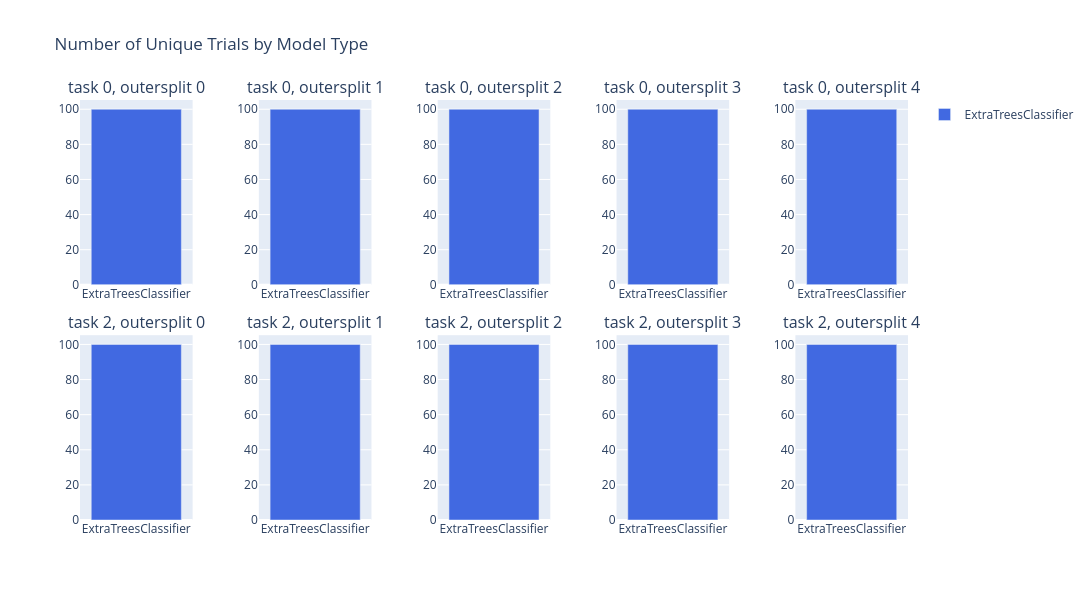

The notebook cell this image was saved under:
### Markdown cell above
### Number of Unique Trials by Model Type

### Code cell
diag.plot_optuna_trial_counts()

### Figure 1 — Plotly figure (JSON) as saved in the notebook; plotly's stock layout.template omitted (floating-point values rounded to 4 significant figures)
{"data": [{"marker": {"color": "royalblue"}, "name": "ExtraTreesClassifier", "showlegend": true, "type": "bar", "x": ["ExtraTreesClassifier"], "xaxis": "x", "y": [100], "yaxis": "y"}, {"marker": {"color": "royalblue"}, "name": "ExtraTreesClassifier", "showlegend": false, "type": "bar", "x": ["ExtraTreesClassifier"], "xaxis": "x2", "y": [100], "yaxis": "y2"}, {"marker": {"color": "royalblue"}, "name": "ExtraTreesClassifier", "showlegend": false, "type": "bar", "x": ["ExtraTreesClassifier"], "xaxis": "x3", "y": [100], "yaxis": "y3"}, {"marker": {"color": "royalblue"}, "name": "ExtraTreesClassifier", "showlegend": false, "type": "bar", "x": ["ExtraTreesClassifier"], "xaxis": "x4", "y": [100], "yaxis": "y4"}, {"marker": {"color": "royalblue"}, "name": "ExtraTreesClassifier", "showlegend": false, "type": "bar", "x": ["ExtraTreesClassifier"], "xaxis": "x5", "y": [100], "yaxis": "y5"}, {"marker": {"color": "royalblue"}, "name": "ExtraTreesClassifier", "showlegend": false, "type": "bar", "x": ["ExtraTreesClassifier"], "xaxis": "x6", "y": [100], "yaxis": "y6"}, {"marker": {"color": "royalblue"}, "name": "ExtraTreesClassifier", "showlegend": false, "type": "bar", "x": ["ExtraTreesClassifier"], "xaxis": "x7", "y": [100], "yaxis": "y7"}, {"marker": {"color": "royalblue"}, "name": "ExtraTreesClassifier", "showlegend": false, "type": "bar", "x": ["ExtraTreesClassifier"], "xaxis": "x8", "y": [100], "yaxis": "y8"}, {"marker": {"color": "royalblue"}, "name": "ExtraTreesClassifier", "showlegend": false, "type": "bar", "x": ["ExtraTreesClassifier"], "xaxis": "x9", "y": [100], "yaxis": "y9"}, {"marker": {"color": "royalblue"}, "name": "ExtraTreesClassifier", "showlegend": false, "type": "bar", "x": ["ExtraTreesClassifier"], "xaxis": "x10", "y": [100], "yaxis": "y10"}], "layout": {"annotations": [{"font": {"size": 16}, "showarrow": false, "text": "task 0, outersplit 0", "x": 0.068, "xanchor": "center", "xref": "paper", "y": 1, "yanchor": "bottom", "yref": "paper"}, {"font": {"size": 16}, "showarrow": false, "text": "task 0, outersplit 1", "x": 0.284, "xanchor": "center", "xref": "paper", "y": 1, "yanchor": "bottom", "yref": "paper"}, {"font": {"size": 16}, "showarrow": false, "text": "task 0, outersplit 2", "x": 0.5, "xanchor": "center", "xref": "paper", "y": 1, "yanchor": "bottom", "yref": "paper"}, {"font": {"size": 16}, "showarrow": false, "text": "task 0, outersplit 3", "x": 0.716, "xanchor": "center", "xref": "paper", "y": 1, "yanchor": "bottom", "yref": "paper"}, {"font": {"size": 16}, "showarrow": false, "text": "task 0, outersplit 4", "x": 0.932, "xanchor": "center", "xref": "paper", "y": 1, "yanchor": "bottom", "yref": "paper"}, {"font": {"size": 16}, "showarrow": false, "text": "task 2, outersplit 0", "x": 0.068, "xanchor": "center", "xref": "paper", "y": 0.44, "yanchor": "bottom", "yref": "paper"}, {"font": {"size": 16}, "showarrow": false, "text": "task 2, outersplit 1", "x": 0.284, "xanchor": "center", "xref": "paper", "y": 0.44, "yanchor": "bottom", "yref": "paper"}, {"font": {"size": 16}, "showarrow": false, "text": "task 2, outersplit 2", "x": 0.5, "xanchor": "center", "xref": "paper", "y": 0.44, "yanchor": "bottom", "yref": "paper"}, {"font": {"size": 16}, "showarrow": false, "text": "task 2, outersplit 3", "x": 0.716, "xanchor": "center", "xref": "paper", "y": 0.44, "yanchor": "bottom", "yref": "paper"}, {"font": {"size": 16}, "showarrow": false, "text": "task 2, outersplit 4", "x": 0.932, "xanchor": "center", "xref": "paper", "y": 0.44, "yanchor": "bottom", "yref": "paper"}], "barmode": "group", "height": 600, "title": {"text": "Number of Unique Trials by Model Type"}, "width": 1500, "xaxis": {"anchor": "y", "domain": [0, 0.136]}, "xaxis10": {"anchor": "y10", "domain": [0.864, 1.0]}, "xaxis2": {"anchor": "y2", "domain": [0.216, 0.352]}, "xaxis3": {"anchor": "y3", "domain": [0.432, 0.568]}, "xaxis4": {"anchor": "y4", "domain": [0.648, 0.784]}, "xaxis5": {"anchor": "y5", "domain": [0.864, 1.0]}, "xaxis6": {"anchor": "y6", "domain": [0, 0.136]}, "xaxis7": {"anchor": "y7", "domain": [0.216, 0.352]}, "xaxis8": {"anchor": "y8", "domain": [0.432, 0.568]}, "xaxis9": {"anchor": "y9", "domain": [0.648, 0.784]}, "yaxis": {"anchor": "x", "domain": [0.56, 1]}, "yaxis10": {"anchor": "x10", "domain": [0, 0.44]}, "yaxis2": {"anchor": "x2", "domain": [0.56, 1]}, "yaxis3": {"anchor": "x3", "domain": [0.56, 1]}, "yaxis4": {"anchor": "x4", "domain": [0.56, 1]}, "yaxis5": {"anchor": "x5", "domain": [0.56, 1]}, "yaxis6": {"anchor": "x6", "domain": [0, 0.44]}, "yaxis7": {"anchor": "x7", "domain": [0, 0.44]}, "yaxis8": {"anchor": "x8", "domain": [0, 0.44]}, "yaxis9": {"anchor": "x9", "domain": [0, 0.44]}}}
